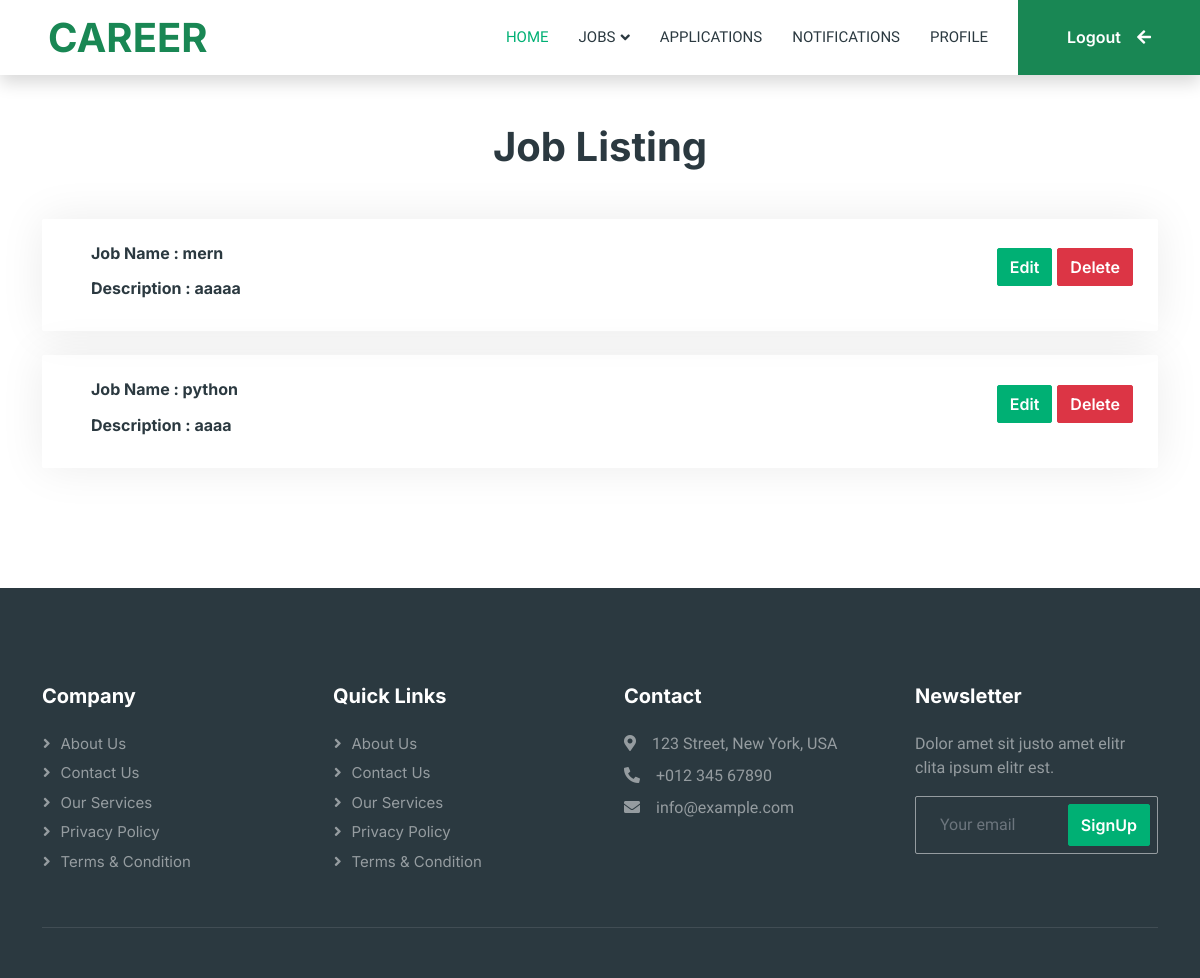
Page /managejob (signed in) on the earlier database version.
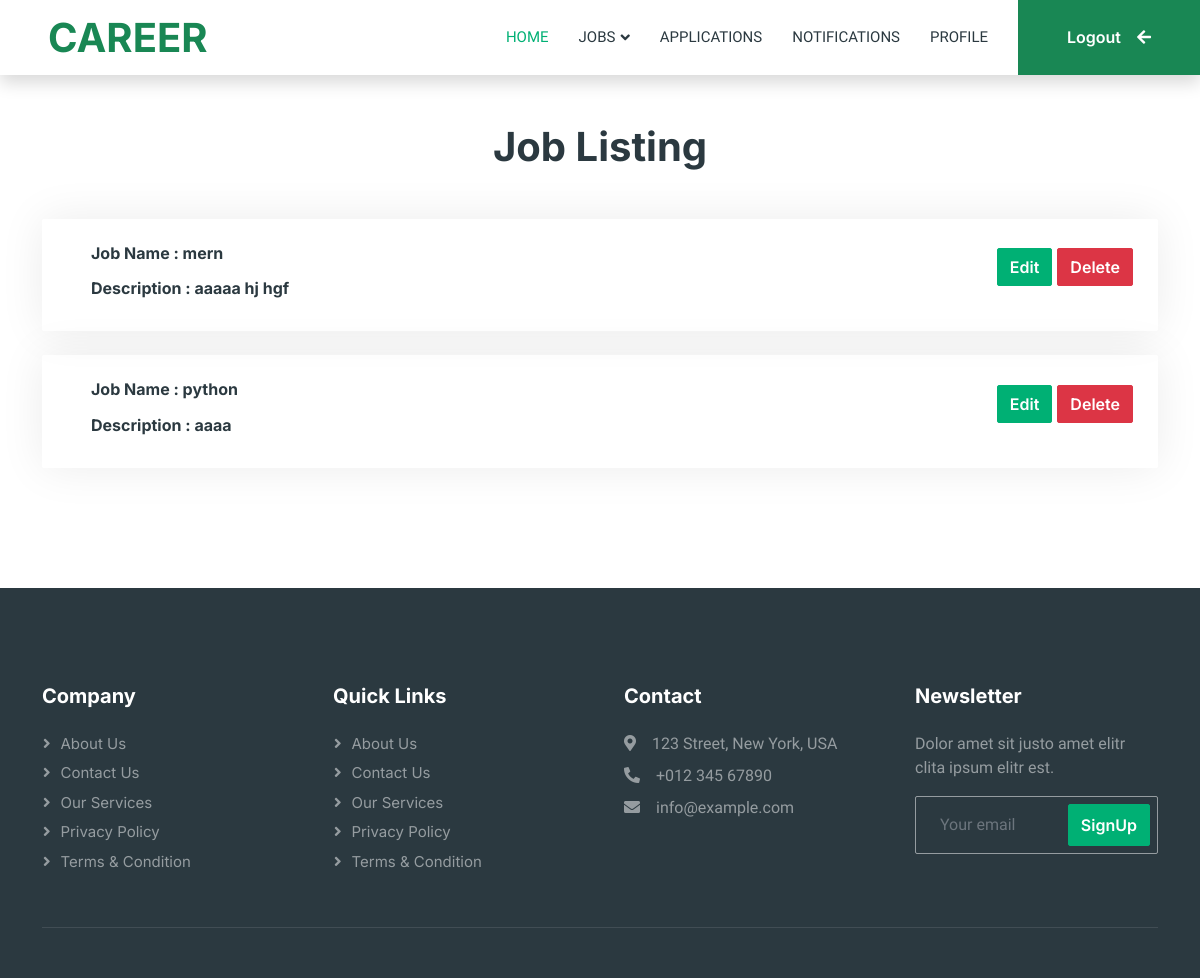
Same page on the later database version.
### app1/models.py (models this page shows, shortened)
class job(models.Model):
    company_id = models.ForeignKey(companyreg, on_delete=models.CASCADE)
    job_name = models.CharField(max_length=200)
    job_description = models.CharField(max_length=200)

### app1/views.py (the view)
# urls.py: path('managejob',views.managejob,name='managejob'),
@cache_control(no_cache=True, must_revalidate=True, no_store=True)
def managejob(request):
    if 'cid' in request.session:
        tem=request.session['cid']
        vpro=job.objects.filter(company_id=tem).order_by('-id')
        return render(request,'managejob.html',{'result':vpro})
    else:
        return redirect(logins)

### template/managejob.html (shortened to what this page needs)
    {% extends 'companyindex.html' %}
    {% block content %}
    {% load static %}
<head>
</head>
<body>
    <div class="container-xxl py-5" id="joblist">
        <div class="container">
                <h1 class="text-center mb-5 wow fadeInUp " data-wow-delay="0.1s">Job Listing</h1>
            {% for i in result %}
            <div class="tab-class text-center wow fadeInUp" data-wow-delay="0.3s">
                <div class="tab-content">
                    <div id="tab-1" class="tab-pane fade show p-0 active">
                        <div class="job-item p-4 mb-4">
                            <div class="row g-4">
                                <div class="col-sm-12 col-md-8 d-flex align-items-center">
                                    <div class="text-start ps-4">
                                        <h6 class="mb-3">Job Name : {{i.job_name}}</h6>
                                        <h6>Description : {{i.job_description}}</h6>
                                    </div>
                                </div>
                                <div class="col-sm-12 col-md-4 d-flex flex-column align-items-start align-items-md-end justify-content-center">
                                    <div class="d-flex mb-3">
                                        <a class="btn btn-primary" href="{% url 'editjob' id=i.id %}">Edit</a>
                                        <a class="btn btn-danger" href="{% url 'deletejob' i.id %}" style="margin-left: 5px;">Delete</a>
                                    </div>
                                </div>
                            </div>
                        </div>
                    </div>
                </div>
            </div>
            {% endfor %}
        </div>
    </div>
</body>
{% endblock %}

Differences in the rows shown:
changed job "mern": job_description "aaaaa" → "aaaaa hj hgf"
